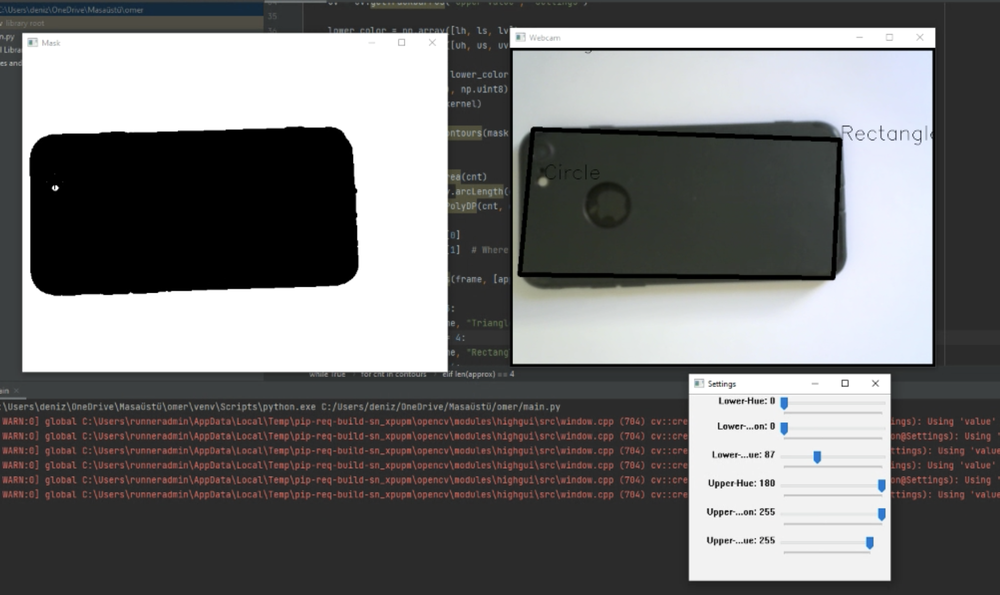
#> input picture Webcam_Detection.png, 1000 x 595 px, shrunk from 1875 x 1116 before the run, given in place of the camera
$ python Real_Time_Poly_Detect.py
#> lines starting #> are read from the running program, lines starting #| are printed output that depends on the picture; after the words box and inside, x2 and y2 are one past the last pixel; in counts of white or black regions, pixels touching at a corner belong together
import cv2 as cv
import numpy as np

font = cv.FONT_HERSHEY_SIMPLEX

def nothing(x):
    """
    Define this function for using of trackbar
    """
    pass

cap = cv.VideoCapture(0)
cv.namedWindow("Settings")

cv.createTrackbar("Lower-Hue","Settings",0,180,nothing)
cv.createTrackbar("Lower-Saturation","Settings",0,255,nothing)
cv.createTrackbar("Lower-Value","Settings",0,255,nothing)
cv.createTrackbar("Upper-Hue","Settings",0,180,nothing)
cv.createTrackbar("Upper-Saturation","Settings",0,255,nothing)
cv.createTrackbar("Upper-Value","Settings",0,255,nothing)

while True:
    ret,frame = cap.read()
#> frame is the input picture: shape (595, 1000, 3); mean B, G, R 116.7, 116.4, 116.6
    frame = cv.flip(frame,1)
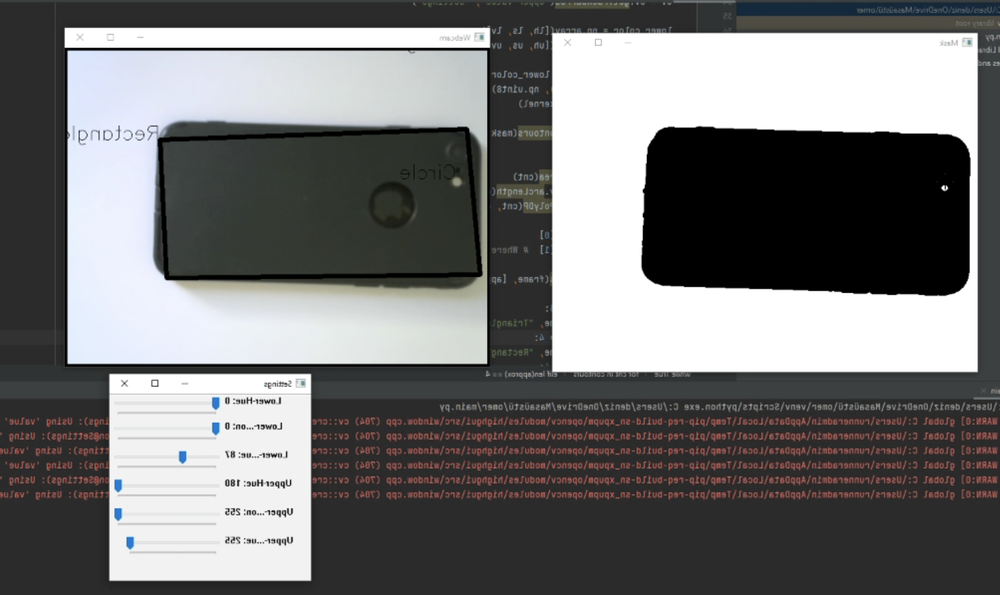
#> frame: shape (595, 1000, 3); mean B, G, R 116.7, 116.4, 116.6
    hsv = cv.cvtColor(frame,cv.COLOR_BGR2HSV)
#> hsv: shape (595, 1000, 3); mean H, S, V 31.9, 13.6, 119.4

    lh = cv.getTrackbarPos("Lower-Hue","Settings")
    ls = cv.getTrackbarPos("Lower-Saturation", "Settings")
    lv = cv.getTrackbarPos("Lower-Value", "Settings")
    uh = cv.getTrackbarPos("Upper-Hue", "Settings")
    us = cv.getTrackbarPos("Upper-Saturation", "Settings")
    uv = cv.getTrackbarPos("Upper-Value", "Settings")

    lower_color = np.array([lh,ls,lv])
    upper_color = np.array([uh,us,uv])

    mask = cv.inRange(hsv,lower_color,upper_color)
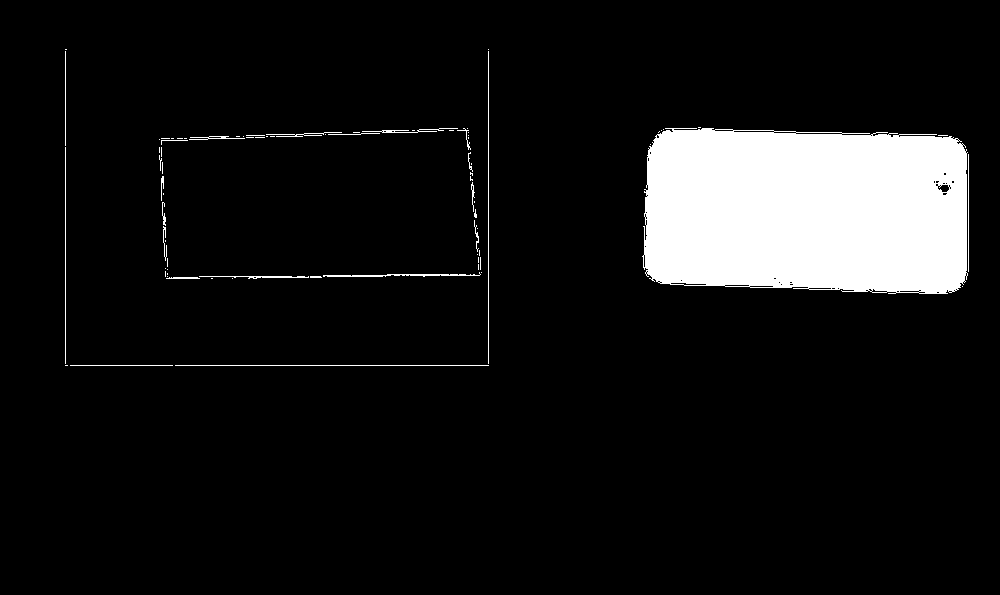
#> mask: shape (595, 1000); 8.8% white; 79 white regions (56 under 20 px), largest, box (x1, y1, x2, y2) and area: (642, 128, 968, 294) 49675, (175, 365, 489, 366) 314, (488, 51, 489, 364) 313
    kernel = np.ones((5,5),np.uint8)
    mask = cv.erode(mask,kernel)
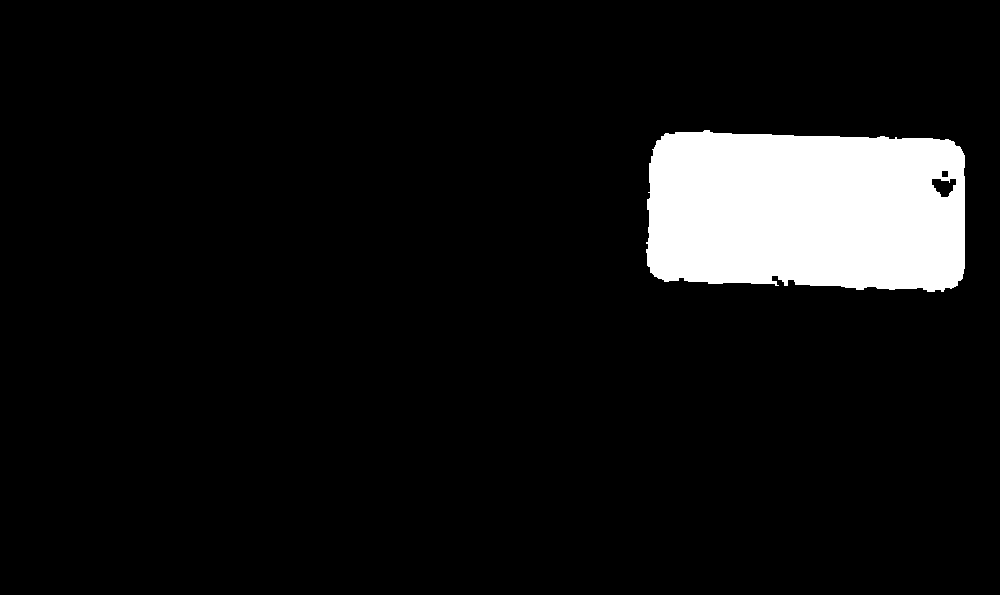
#> mask: shape (595, 1000); 7.8% white; 1 white region

    contours,_ = cv.findContours(mask,cv.RETR_TREE,cv.CHAIN_APPROX_SIMPLE)
#> contours = 3 contours; box (x1, y1, x2, y2) and area: (646, 130, 965, 292) 46483, (931, 178, 957, 198) 326, (941, 170, 949, 178) 47

    for cnt in contours:
        area = cv.contourArea(cnt)
        epsilon = 0.02*cv.arcLength(cnt,True)
        approx = cv.approxPolyDP(cnt,epsilon,True)

        x = approx.ravel()[0]
        y = approx.ravel()[1]#Where contours starts
        if area > 1000:
            cv.drawContours(frame,[approx],0,(0,0,0),5)

        if len(approx) == 3:
            cv.putText(frame,"Triangle",(x,y),font,1,(0,0,0))
        elif len(approx) == 4:
            cv.putText(frame,"Rectangle",(x,y),font,1,(0,0,0))
        elif len(approx) > 6:
            cv.putText(frame,"Circle",(x,y),font,1,(0,0,0))
#> this loop made 3 passes
#> (area, epsilon, x, y) on passes 2 to 3: (326.5, 1.72, 931, 179), (47, 0.513, 941, 171)
#> (area, epsilon, approx, x, y) on pass 1: (46483, 20.01, [[652, 149], [664, 281], [962, 278], [953, 141]], 652, 149)
#> frame: shape (595, 1000, 3); 0.03% of pixels changed, all inside (x1, y1, x2, y2) = (650, 128, 999, 285)

    cv.imshow("Webcam",frame)
    cv.imshow("Mask",mask)

    if cv.waitKey(3) & 0xFF == ord("q"):
#> (key q is pressed here)
        break

cap.release()
cv.destroyAllWindows()
